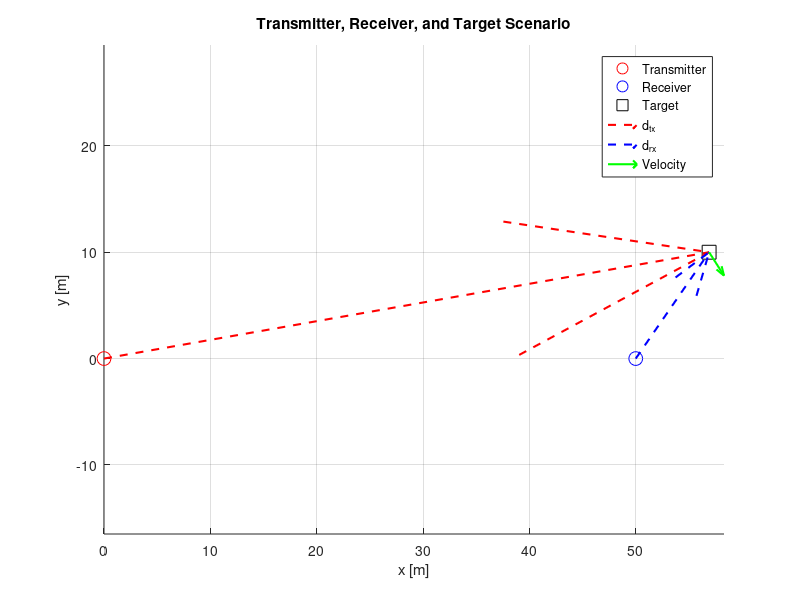

MATLAB code for this plot:
% Coordinates
tx = [0, 0];              % Transmitter
rx = [50, 0];             % Receiver
target = [56.9, 10];      % Target
v_target = [1.4, -2.2];   % Target velocity

% Differences
d_tx = target - tx;  % from TX to target
d_rx = target - rx;  % from RX to target

% Plot
figure; hold on; grid on; axis equal;

% Plot positions
plot(tx(1), tx(2), 'ro', 'MarkerSize', 10, 'DisplayName', 'Transmitter');
plot(rx(1), rx(2), 'bo', 'MarkerSize', 10, 'DisplayName', 'Receiver');
plot(target(1), target(2), 'ks', 'MarkerSize', 10, 'DisplayName', 'Target');

% Draw vectors
quiver(tx(1), tx(2), d_tx(1), d_tx(2), 0, 'r--', 'LineWidth', 1.5, 'DisplayName', 'd_{tx}');
quiver(rx(1), rx(2), d_rx(1), d_rx(2), 0, 'b--', 'LineWidth', 1.5, 'DisplayName', 'd_{rx}');
quiver(target(1), target(2), v_target(1), v_target(2), 0, 'g', 'LineWidth', 1.5, 'DisplayName', 'Velocity');

% Labels
xlabel('x [m]');
ylabel('y [m]');
legend('Location', 'best');
title('Transmitter, Receiver, and Target Scenario');
